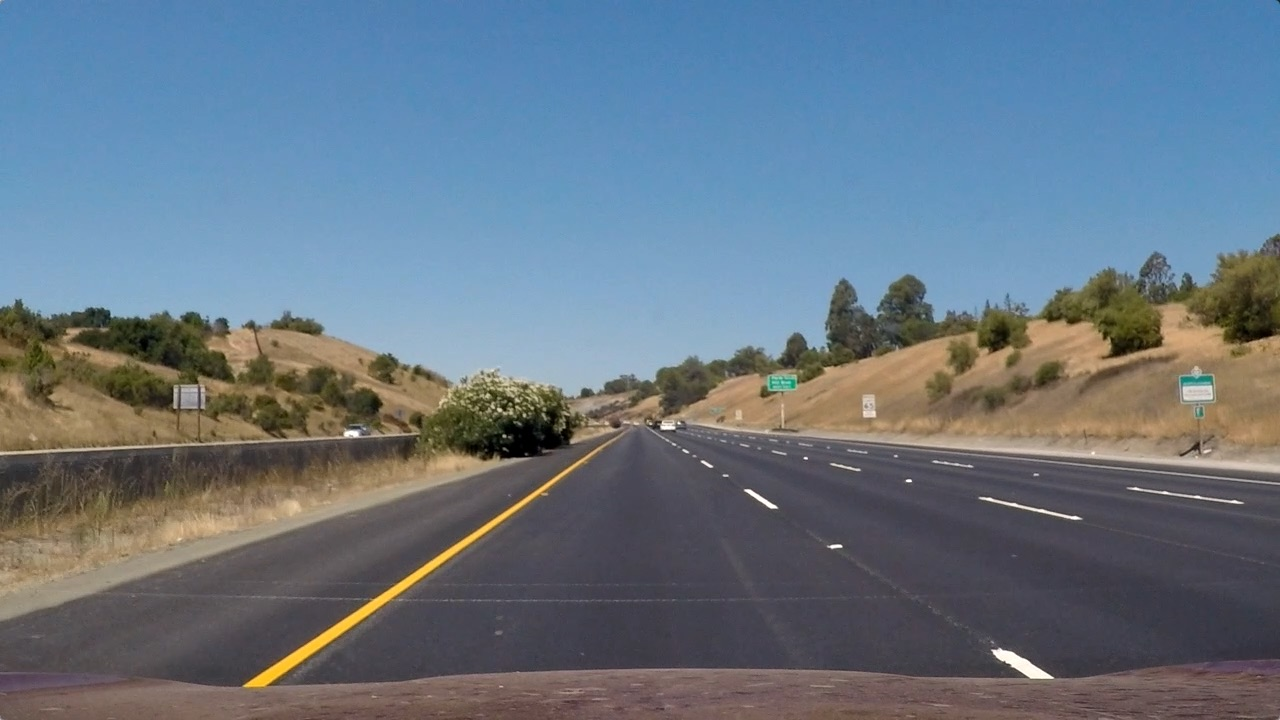
#> input picture project_4_advanced_lane_finding/test_images/straight_lines1.jpg, 1280 x 720 px; its folder holds only this picture in this run
$ python perspective_utils.py   (older library calls are emulated)
#> lines starting #> are read from the running program, lines starting #| are printed output that depends on the picture; after the words box and inside, x2 and y2 are one past the last pixel; in counts of white or black regions, pixels touching at a corner belong together
### project_4_advanced_lane_finding/calibration_utils.py
import cv2
import numpy as np
import glob
import matplotlib.pyplot as plt
import os.path as path
import pickle


def lazy_calibration(func):
    """
    Decorator for calibration function to avoid re-computing calibration every time.
    """
    calibration_cache = 'camera_cal/calibration_data.pickle'

    def wrapper(*args, **kwargs):
        if path.exists(calibration_cache):
            print('Loading cached camera calibration...', end=' ')
            with open(calibration_cache, 'rb') as dump_file:
#> (reads project_4_advanced_lane_finding/camera_cal/calibration_data.pickle from the repository)
                calibration = pickle.load(dump_file)
        else:
            print('Computing camera calibration...', end=' ')
            calibration = func(*args, **kwargs)
            with open(calibration_cache, 'wb') as dump_file:
                pickle.dump(calibration, dump_file)
        print('Done.')
        return calibration

    return wrapper


# [48 lines left out: function calibrate_camera, not called in this run]


def undistort(frame, mtx, dist, verbose=False):
    """
    Undistort a frame given camera matrix and distortion coefficients.
    :param frame: input frame
    :param mtx: camera matrix
    :param dist: distortion coefficients
    :param verbose: if True, show frame before/after distortion correction
    :return: undistorted frame
    """
    frame_undistorted = cv2.undistort(frame, mtx, dist, newCameraMatrix=mtx)

    if verbose:
        fig, ax = plt.subplots(nrows=1, ncols=2)
        ax[0].imshow(cv2.cvtColor(frame, cv2.COLOR_BGR2RGB))
        ax[1].imshow(cv2.cvtColor(frame_undistorted, cv2.COLOR_BGR2RGB))
        plt.show()

    return frame_undistorted


# [10 lines that do not run on import are left out]

### project_4_advanced_lane_finding/binarization_utils.py
import cv2
import numpy as np
import glob
import matplotlib.pyplot as plt


# selected threshold to highlight yellow lines
yellow_HSV_th_min = np.array([0, 70, 70])
yellow_HSV_th_max = np.array([50, 255, 255])


def thresh_frame_in_HSV(frame, min_values, max_values, verbose=False):
    """
    Threshold a color frame in HSV space
    """
    HSV = cv2.cvtColor(frame, cv2.COLOR_BGR2HSV)

    min_th_ok = np.all(HSV > min_values, axis=2)
    max_th_ok = np.all(HSV < max_values, axis=2)

    out = np.logical_and(min_th_ok, max_th_ok)

    if verbose:
        plt.imshow(out, cmap='gray')
        plt.show()

    return out


def thresh_frame_sobel(frame, kernel_size):
    """
    Apply Sobel edge detection to an input frame, then threshold the result
    """
    gray = cv2.cvtColor(frame, cv2.COLOR_BGR2GRAY)

    sobel_x = cv2.Sobel(gray, cv2.CV_64F, 1, 0, ksize=kernel_size)
    sobel_y = cv2.Sobel(gray, cv2.CV_64F, 0, 1, ksize=kernel_size)

    sobel_mag = np.sqrt(sobel_x ** 2 + sobel_y ** 2)
    sobel_mag = np.uint8(sobel_mag / np.max(sobel_mag) * 255)

    _, sobel_mag = cv2.threshold(sobel_mag, 50, 1, cv2.THRESH_BINARY)

    return sobel_mag.astype(bool)


def get_binary_from_equalized_grayscale(frame):
    """
    Apply histogram equalization to an input frame, threshold it and return the (binary) result.
    """
    gray = cv2.cvtColor(frame, cv2.COLOR_BGR2GRAY)

    eq_global = cv2.equalizeHist(gray)

    _, th = cv2.threshold(eq_global, thresh=250, maxval=255, type=cv2.THRESH_BINARY)

    return th


def binarize(img, verbose=False):
    """
    Convert an input frame to a binary image which highlight as most as possible the lane-lines.

    :param img: input color frame
    :param verbose: if True, show intermediate results
    :return: binarized frame
    """
    h, w = img.shape[:2]

    binary = np.zeros(shape=(h, w), dtype=np.uint8)

    # highlight yellow lines by threshold in HSV color space
    HSV_yellow_mask = thresh_frame_in_HSV(img, yellow_HSV_th_min, yellow_HSV_th_max, verbose=False)
    binary = np.logical_or(binary, HSV_yellow_mask)

    # highlight white lines by thresholding the equalized frame
    eq_white_mask = get_binary_from_equalized_grayscale(img)
    binary = np.logical_or(binary, eq_white_mask)

    # get Sobel binary mask (thresholded gradients)
    sobel_mask = thresh_frame_sobel(img, kernel_size=9)
    binary = np.logical_or(binary, sobel_mask)

    # apply a light morphology to "fill the gaps" in the binary image
    kernel = np.ones((5, 5), np.uint8)
    closing = cv2.morphologyEx(binary.astype(np.uint8), cv2.MORPH_CLOSE, kernel)

    if verbose:
        f, ax = plt.subplots(2, 3)
        f.set_facecolor('white')
        ax[0, 0].imshow(cv2.cvtColor(img, cv2.COLOR_BGR2RGB))
        ax[0, 0].set_title('input_frame')
        ax[0, 0].set_axis_off()
        ax[0, 0].set_axis_bgcolor('red')
        ax[0, 1].imshow(eq_white_mask, cmap='gray')
        ax[0, 1].set_title('white mask')
        ax[0, 1].set_axis_off()

        ax[0, 2].imshow(HSV_yellow_mask, cmap='gray')
        ax[0, 2].set_title('yellow mask')
        ax[0, 2].set_axis_off()

        ax[1, 0].imshow(sobel_mask, cmap='gray')
        ax[1, 0].set_title('sobel mask')
        ax[1, 0].set_axis_off()

        ax[1, 1].imshow(binary, cmap='gray')
        ax[1, 1].set_title('before closure')
        ax[1, 1].set_axis_off()

        ax[1, 2].imshow(closing, cmap='gray')
        ax[1, 2].set_title('after closure')
        ax[1, 2].set_axis_off()
        plt.show()

    return closing


# [6 lines that do not run on import are left out]

### project_4_advanced_lane_finding/perspective_utils.py
import numpy as np
import cv2
import glob
import matplotlib.pyplot as plt
from calibration_utils import calibrate_camera, undistort
from binarization_utils import binarize


def birdeye(img, verbose=False):
    """
    Apply perspective transform to input frame to get the bird's eye view.
    :param img: input color frame
    :param verbose: if True, show the transformation result
    :return: warped image, and both forward and backward transformation matrices
    """
    h, w = img.shape[:2]
    """
    src = np.float32([[w, h-10],    # br
                      [0, h-10],    # bl
                      [546, 460],   # tl
                      [732, 460]])  # tr
    dst = np.float32([[w, h],       # br
                      [0, h],       # bl
                      [0, 0],       # tl
                      [w, 0]])      # tr
    """

    """
w = 1280 1920
h = 720  1080

xval 800
yval 400
이면 대충 잘잡음.

    """
    xval = 1920 * (38/98)
    yval = 1080 * (35 / 50)
    src = np.float32([[w - 1920 * (19/98), h-10],    # br 1280, 710
                      [1920 * (17/98), h-10],    # bl
                      [xval, yval],   # tl
                      [1920 - xval - 50, yval]])  # tr
    dst = np.float32([[w, h],       # br
                      [0, h],       # bl
                      [0, 0],       # tl
                      [w, 0]])      # tr


    M = cv2.getPerspectiveTransform(src, dst)
    Minv = cv2.getPerspectiveTransform(dst, src)

    warped = cv2.warpPerspective(img, M, (w, h), flags=cv2.INTER_LINEAR)

    if verbose:
        f, axarray = plt.subplots(1, 2)
        f.set_facecolor('white')
        axarray[0].set_title('Before perspective transform')
        axarray[0].imshow(img, cmap='gray')
        for point in src:
            axarray[0].plot(*point, '.')
        axarray[1].set_title('After perspective transform')
        axarray[1].imshow(warped, cmap='gray')
        for point in dst:
            axarray[1].plot(*point, '.')
        for axis in axarray:
            axis.set_axis_off()
        plt.show()

    return warped, M, Minv


if __name__ == '__main__':

    ret, mtx, dist, rvecs, tvecs = calibrate_camera(calib_images_dir='camera_cal')

    # show result on test images
    for test_img in glob.glob('test_images/*.jpg'):

        img = cv2.imread(test_img)
#> img is the input picture: shape (720, 1280, 3); mean B, G, R 131.2, 117.7, 103.2

        img_undistorted = undistort(img, mtx, dist, verbose=False)

        img_binary = binarize(img_undistorted, verbose=False)
#> in thresh_frame_in_HSV, `HSV = cv2.cvtColor(frame, cv2.COLOR_BGR2HSV)`: HSV: shape (720, 1280, 3); mean H, S, V 87.3, 83.5, 143.5
#> in thresh_frame_in_HSV, `min_th_ok = np.all(HSV > min_values, axis=2)`:
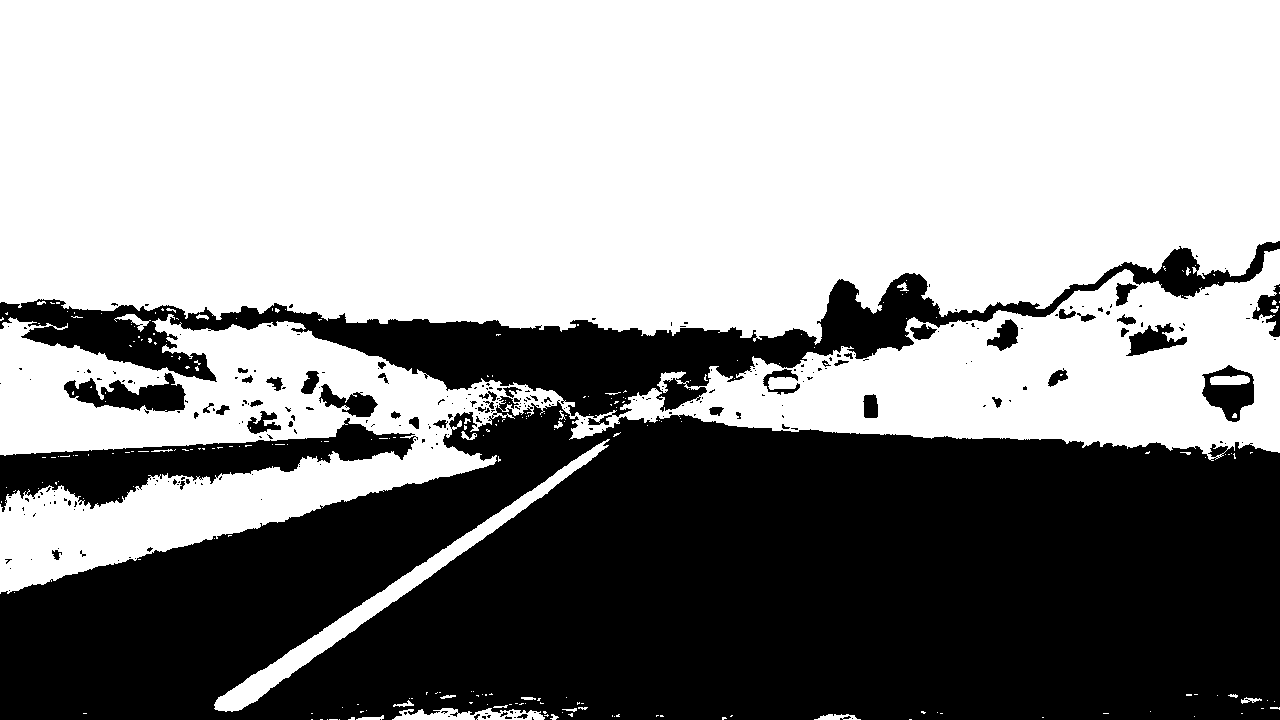
#> min_th_ok: shape (720, 1280) bool; 58.2% white; 287 black regions (235 under 20 px), largest, box (x1, y1, x2, y2) and area: (0, 396, 1280, 720) 311887, (0, 241, 1280, 425) 47517, (0, 418, 418, 512) 13771
#> in thresh_frame_in_HSV, `max_th_ok = np.all(HSV < max_values, axis=2)`: max_th_ok: shape (720, 1280) bool; 27.9% white; 76 white regions (47 under 20 px), largest, box (x1, y1, x2, y2) and area: (0, 246, 1280, 720) 252189, (989, 499, 1094, 526) 687, (11, 682, 62, 703) 636
#> in thresh_frame_in_HSV, `out = np.logical_and(min_th_ok, max_th_ok)`: out: shape (720, 1280) bool; 15.4% white; 214 white regions (193 under 20 px), largest, box (x1, y1, x2, y2) and area: (0, 249, 1280, 594) 132528, (214, 439, 610, 712) 6602, (392, 708, 545, 720) 1138
#> in get_binary_from_equalized_grayscale, `_, th = cv2.threshold(eq_global, thresh=250, maxval=255, type=cv2.THRE..`: th: shape (720, 1280); 1.8% white; 197 white regions (162 under 20 px), largest, box (x1, y1, x2, y2) and area: (375, 342, 660, 396) 7050, (218, 454, 591, 706) 3005, (898, 442, 1280, 475) 1805
#> in binarize, `binary = np.logical_or(binary, eq_white_mask)`: binary: shape (720, 1280) bool; 16.8% white; 345 white regions (308 under 20 px), largest, box (x1, y1, x2, y2) and area: (0, 249, 1280, 594) 140234, (214, 439, 610, 712) 7244, (898, 442, 1280, 475) 1805
#> in thresh_frame_sobel, `sobel_x = cv2.Sobel(gray, cv2.CV_64F, 1, 0, ksize=kernel_size)`:
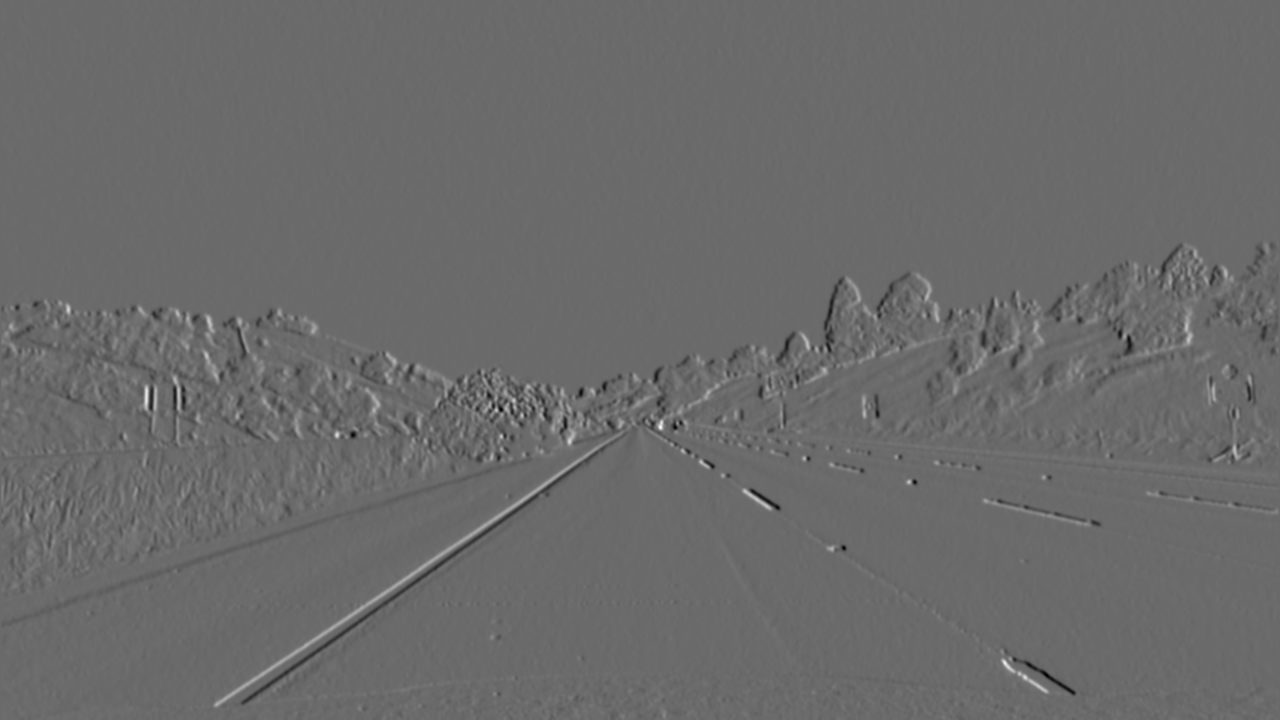
#> sobel_x: shape (720, 1280) float64; min -1027411, max 1422555, mean -412.1; drawn with min black and max white
#> in thresh_frame_sobel, `sobel_y = cv2.Sobel(gray, cv2.CV_64F, 0, 1, ksize=kernel_size)`:
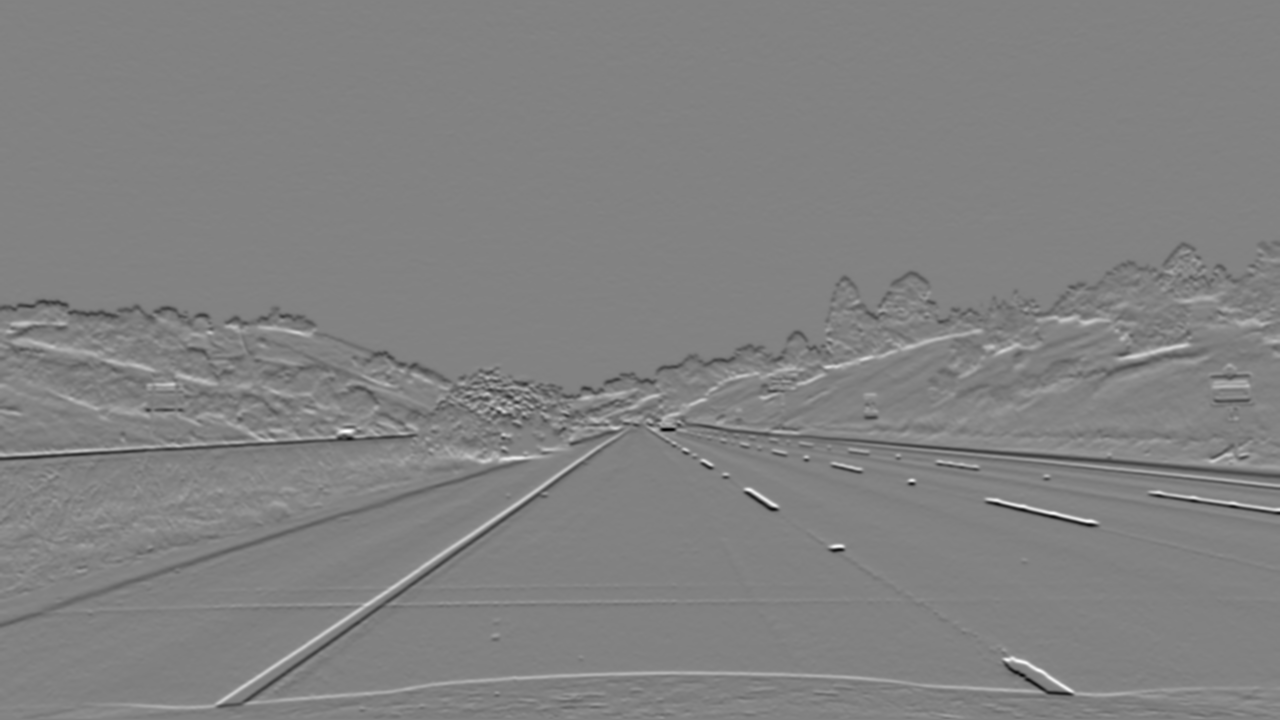
#> sobel_y: shape (720, 1280) float64; min -1566380, max 1503246, mean -983.3; drawn with min black and max white
#> in thresh_frame_sobel, `_, sobel_mag = cv2.threshold(sobel_mag, 50, 1, cv2.THRESH_BINARY)`: sobel_mag: shape (720, 1280); values 0 (black) and 1 (white), 4.5% white; 383 white regions (239 under 20 px), largest, box (x1, y1, x2, y2) and area: (132, 433, 621, 709) 4437, (646, 364, 1280, 479) 3317, (0, 413, 418, 461) 2339
#> in binarize, `binary = np.logical_or(binary, sobel_mask)`: binary: shape (720, 1280) bool; 19.3% white; 319 white regions (266 under 20 px), largest, box (x1, y1, x2, y2) and area: (0, 249, 1280, 712) 163932, (909, 656, 1135, 696) 1759, (265, 671, 906, 702) 1720
#> in binarize, `closing = cv2.morphologyEx(binary.astype(np.uint8), cv2.MORPH_CLOSE, k..`: closing: shape (720, 1280); values 0 (black) and 1 (white), 20.7% white; 112 white regions (76 under 20 px), largest, box (x1, y1, x2, y2) and area: (0, 243, 1280, 712) 181831, (909, 656, 1135, 696) 1786, (392, 698, 558, 720) 1716

        img_birdeye, M, Minv = birdeye(cv2.cvtColor(img_undistorted, cv2.COLOR_BGR2RGB), verbose=True)
#> in birdeye, `warped = cv2.warpPerspective(img, M, (w, h), flags=cv2.INTER_LINEAR)`:
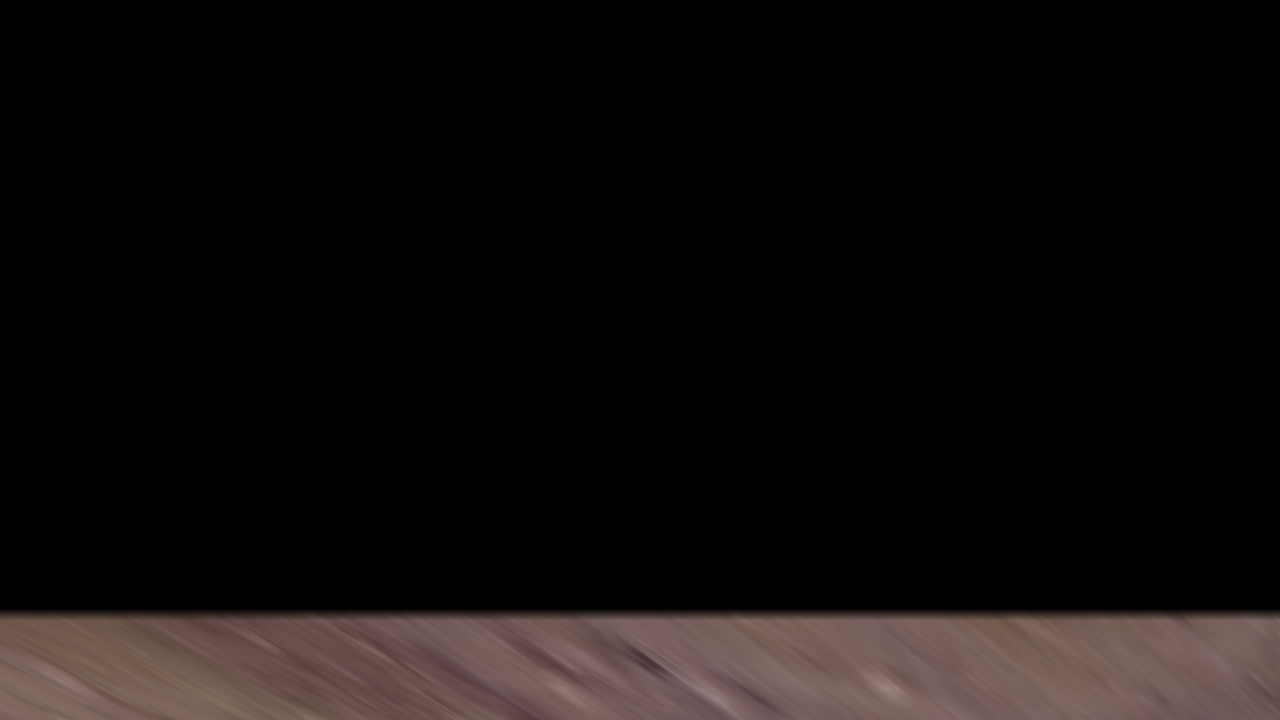
#> warped: shape (720, 1280, 3); mean R, G, B 16.8, 13.3, 12.6
#> in birdeye, `plt.show()`:
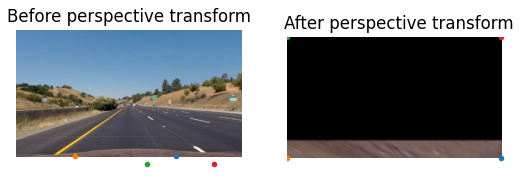
#> figure drawn by matplotlib, 2 panels
#> M = [[0.359, -3.21, 2161.1], [2.02e-16, -2.52, 1908.1], [3.39e-19, -0.00118, 1]]; Minv = [[0.298, -0.727, 744.5], [-4.44e-17, -0.396, 756], [0, -0.000468, 1]]
